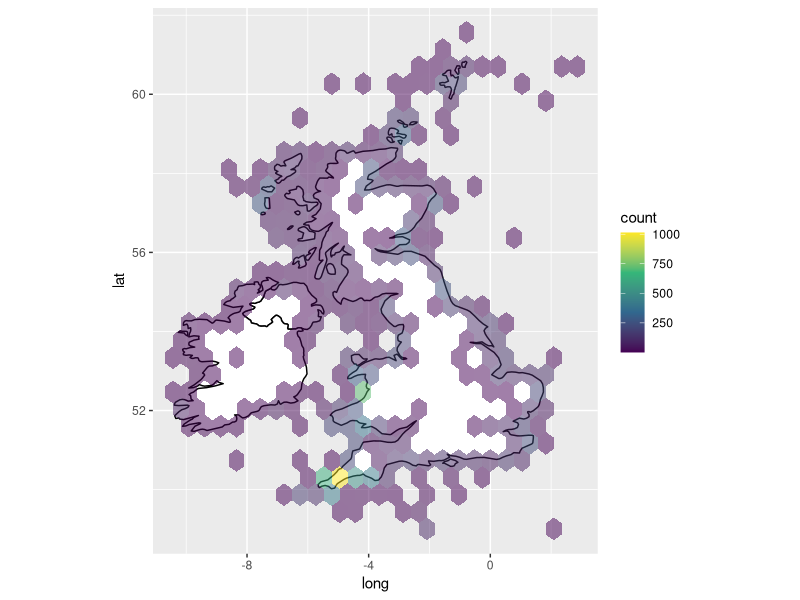
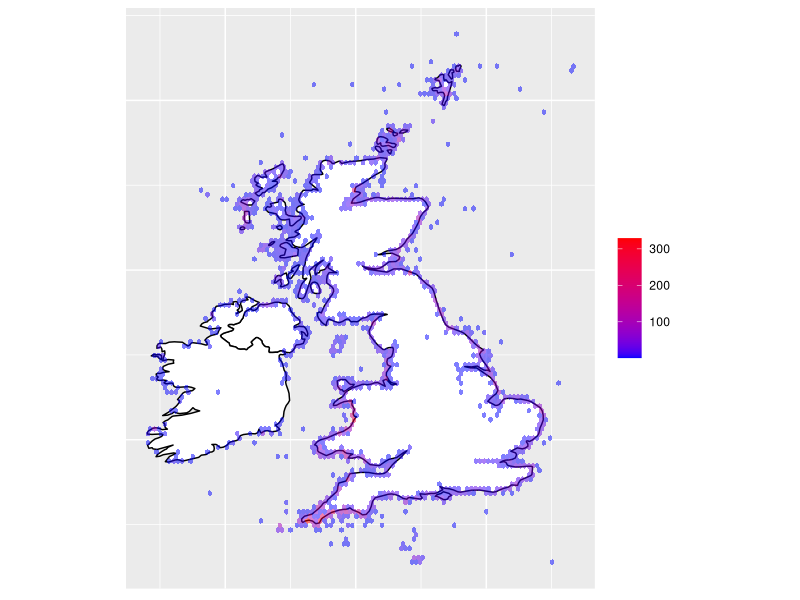
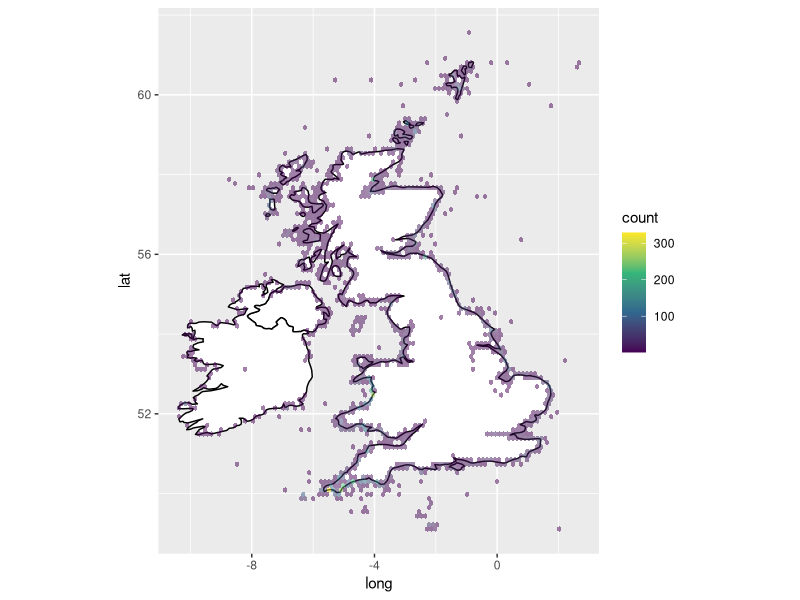

Write the R code that produced these figures, in order.
# Plot strandings as hex grids rather than points
# Because it looks cool :)

library(ggplot2)
library(viridis)
library(dplyr)

# Extract UK map
#Added Ireland 
uk <- map_data("world", regions = c('UK', 'Ireland'))

# Create base map
gg1 <- 
  ggplot() + 
  geom_polygon(data = uk, aes(x = long, y = lat, group = group), 
               fill = "white", color = "black") + 
  coord_fixed(1.3) 

# Read in the strandings data
ds <- read.csv("cleandatesnames.csv")

# Remove NAs from coordinates
# And restrict to things in UK waters
#Filter species here too 
ds <- ds %>%
  filter(!is.na(Latitude) & !is.na(Longitude)) %>%
  filter(Latitude < 65 & Latitude > 45) %>%
  filter(Longitude < 3 & Latitude > -8) 

# Basic plot using viridis colour scheme
# Note that you can change bins and transparency
gg1+
geom_hex(data = ds, aes(y = Latitude, x= Longitude), bins = 25, alpha = 0.5) +
scale_fill_gradientn(colours = viridis(4))

# More complex plot, with axes removed, smaller bins, defined colours, and simpler legend
gg1+
  geom_hex(data = ds, aes(y = Latitude, x= Longitude), bins = 100, alpha = 0.5) +
  scale_fill_gradientn(colours = c("blue", "red")) +
  theme(axis.line  = element_blank(),
        axis.text  = element_blank(),
        axis.ticks = element_blank(),
        axis.title = element_blank()) +
  guides(fill = guide_colorbar(title = NULL, ticks = FALSE))


# And finally (I am in love with this feature)
# if you want to know the values for each of the hexagons...

gg2 <- gg1+
geom_hex(data = ds, aes(y = Latitude, x= Longitude), bins = 100, alpha = 0.5) +
scale_fill_gradientn(colours = viridis(4))

pg <- ggplot_build(gg2)

# Look at this object
pg

# Hex values are in pg$data[[2]]$count
pg$data[[2]]$count
